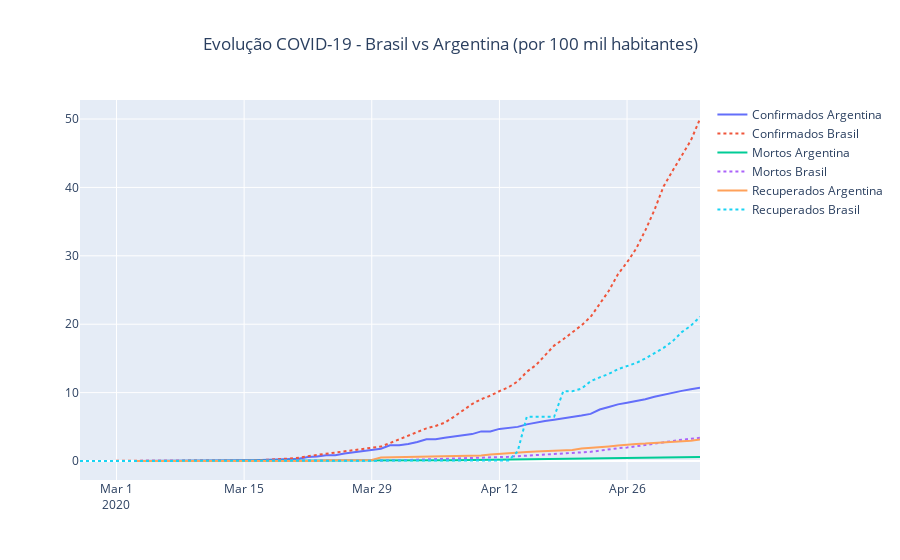

The code cell stored with this chart in its notebook:
### Code cell
# Gráfico de linha
# Criando o gráfico:
trace1 = go.Scatter(x = final['data'],
                    y = (final['confirmados'] * 100000) / pop_argentina,
                    mode = 'lines',
                    name = 'Confirmados Argentina')
trace2 = go.Scatter(x = final_brasil['data'],
                    y = (final_brasil['confirmados'] * 100000) / pop_brasil,
                    mode = 'lines',
                    name = 'Confirmados Brasil',
                    line = {'dash':'dot'})
trace3 = go.Scatter(x = final['data'],
                    y = (final['mortos'] * 100000) / pop_argentina,
                    mode = 'lines',
                    name = 'Mortos Argentina')
trace4 = go.Scatter(x = final_brasil['data'],
                    y = (final_brasil['mortos'] * 100000) / pop_brasil,
                    mode = 'lines',
                    name = 'Mortos Brasil',
                    line = {'dash':'dot'})
trace5 = go.Scatter(x = final['data'],
                    y = (final['recuperados'] * 100000) / pop_argentina,
                    mode = 'lines',
                    name = 'Recuperados Argentina')
trace6 = go.Scatter(x = final_brasil['data'],
                    y = (final_brasil['recuperados'] * 100000) / pop_brasil,
                    mode = 'lines',
                    name = 'Recuperados Brasil',
                    line = {'dash':'dot'})

# Armazenando o gráfico em uma lista:
data = [trace1, trace2, trace3, trace4, trace5, trace6]

# Criando o Layout:
layout = go.Layout(title='Evolução COVID-19 - Brasil vs Argentina (por 100 mil habitantes)',
                   title_x=0.5,
                   yaxis={'title':''},
                   xaxis={'title':''})

# Criando figura que será exibida:
fig = go.Figure(data=data, layout=layout)

# Exibindo figura / gráfico:
py.iplot(fig)
